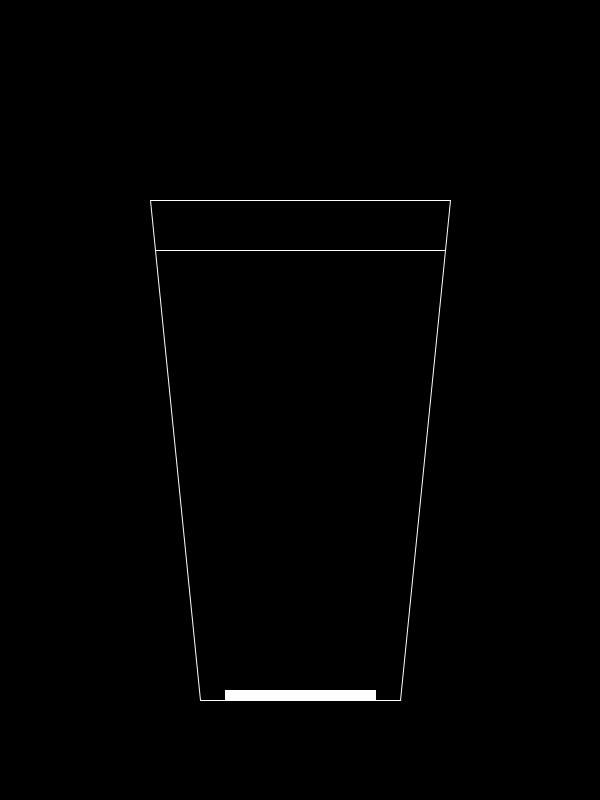
Frame 1 (no input)
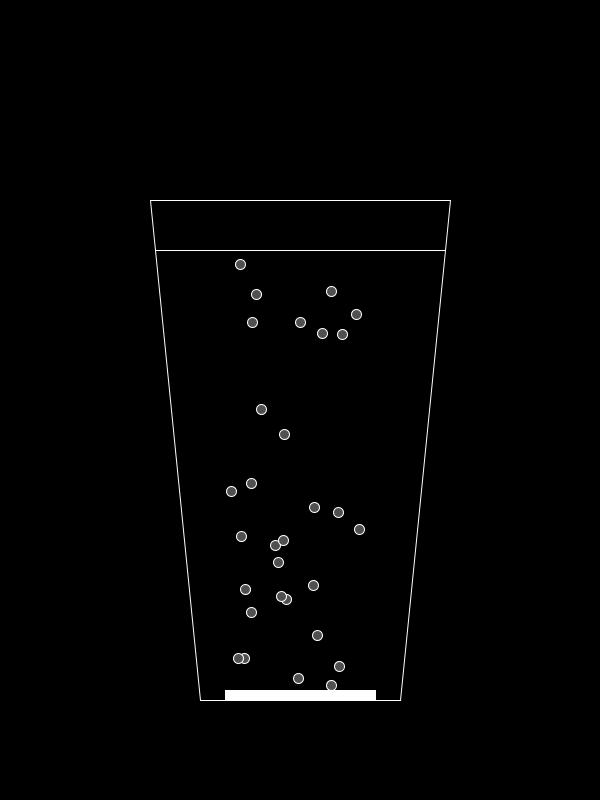
Frame 60 (the mouse pressed at the canvas centre just before this capture)
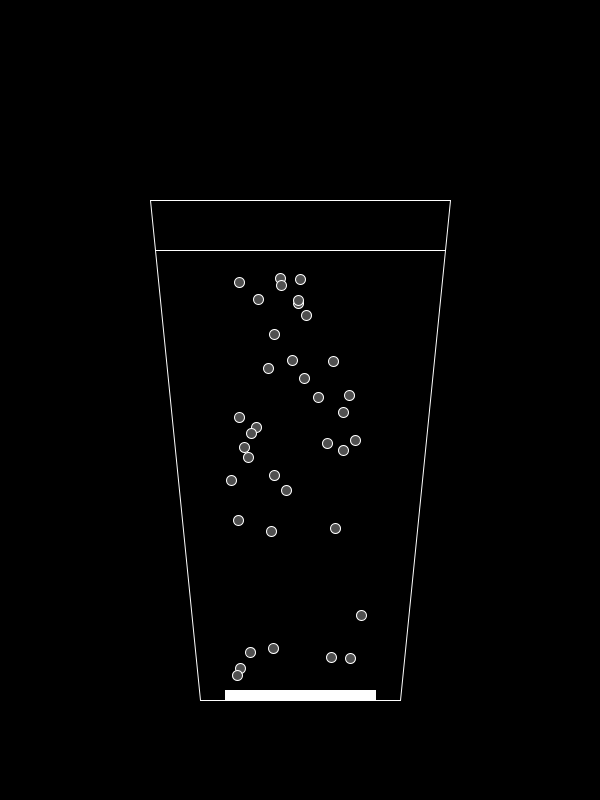
Frame 120 (the mouse held since frame 60 and released just before this capture)

The Processing sketch that drew these frames (run headless with seeded random() and noise(); from frame 60 on, the mouse is pressed at the canvas centre):

// Processing sketch: Efervescent
// ── Efervescent.pde
void setup()
{
  size(600, 800);
  stroke(255);
  fill(120);
  frameRate(60);
  fill(80);
  initialize();
}

bula[] b = new bula[50];

void draw()
{
  background(0);
  drawGlass();
  for(int i = 0; i < 50; i++)
  {
    if(b[i].time <= 0)
      b[i].display();
    b[i].move();
    if(b[i].checkPop() == 1)
      b[i] = new bula(random(230, 370), 685, (int)random(15, 30), random(5, 10), random(8));
  }
}

void drawGlass()
{
 line(200, 700, 400, 700); // bottom
 line(150, 200, 450, 200); // top
 line(200, 700, 150, 200); // left
 line(400, 700, 450, 200); // right
 line(155, 250, 445, 250); // water
 fill(255);
 rect(225, 690, 150, 10); // pill
 fill(80);
}

void initialize()
{
  for(int i = 0; i < 50; i++)
    b[i] = new bula(random(230, 370), 685, (int)random(90), random(5, 10), random(8));
}

// ── bula.pde
class bula
{
  float x, y, wobble, speed, time;
  float aux, direction = (int)random(1, 2) % 2;
  bula(float tempx, float tempy, float tempt, float temps, float tempw)
  {
    x = tempx;
    y = tempy;
    wobble = tempw;
    speed = temps;
    time = tempt;
    aux = x;
  }

  void move()
  {
    if (time <= 0)
    {
      y -= speed; 
      x += wobble * direction / 4;
      if(abs(x - aux) > wobble)
        direction *= -1;
    }
    else
      time--;
  }

  int checkPop()
  {
    if (y - speed < 250)
      return 1;
    return 0;
  }

  void display()
  {
    ellipse(x, y, 10, 10);
  }
}
